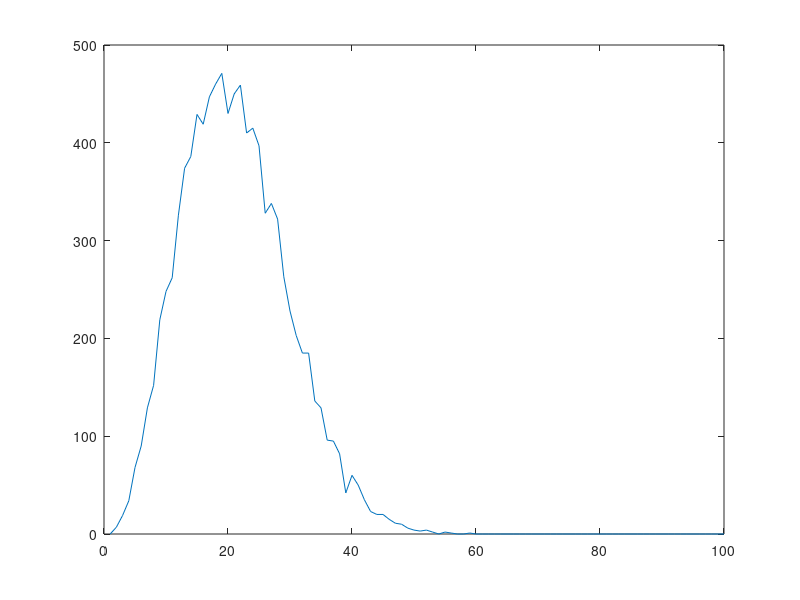

Recreate this plot in MATLAB. (Note: this script raises an error after producing the figure.)
trials=1e4;
% for alpha=1:7
alpha=1;
steps=20;
polar=zeros(steps,1);
azm=zeros(steps,1);
%% First step
r=1;
azm(1)=rand()*2*pi;
polar(1) = acos(2*rand()-1);

%% Next steps
D=[];
for i=1:trials
M=steps-1;
polar(2:end)=acos(2*rand(M,1).^(1/alpha)-1);
azm(2:end)=rand(M,1)*2*pi;
x=sin(polar).*cos(azm);
y=sin(polar).*sin(azm);
z=cos(polar);
X=sum(x);
Y=sum(y);
Z=sum(z);
distance=sqrt(X^2+Y^2+Z^2);
D=[D;distance];
end
% hist(D)

%% Binning
bins=100;
delt=steps/bins;
range_end=0;
prob=[];
COV=[];
for i=1:bins
   range_start=range_end;
   range_end=range_start+delt;
   interim=D(D>=range_start & D<=range_end); 
   
   prob(i)=length(interim);
   COV(i)=std( interim) / sqrt( length( interim ))/prob(i);
end

%% Plotting
plot(prob);

% hold on
% end

%% large equation
clear X Y Z
N=1e2;
rmax=20;
r=1;
i=1;
p_check=[];
for r=0:delt:rmax
ro=r/rmax;
L= @(x) 1/tanh(x)-1/x-ro;
x0=0.5;
linv = fzero(L,x0);
p_check(i)=ro*linv/(rmax*sqrt((pi/(2*N^3))*(1-ro^2-2*ro/(linv)))) * exp(-N*ro*linv) * (sinh(linv)/linv)^N;
i=i+1;
end

semilogy(p_check)
hold on
semilogy(prob)

%% Coefficient of variation
figure,plot(COV)